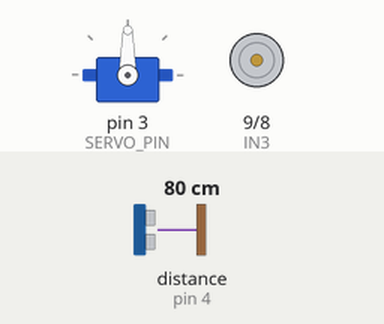
This sketch was run on a simulated Arduino Uno, built with avr-gcc and run on an emulated ATmega328P. Parts: servo, motor-driver pin pairs drawn as motors (green arrow = first pin HIGH = forward, orange = second pin HIGH = backward, longer = more drive, scaled by the enable pin). Inputs (shaded band) come from the test bench; at power-on: distance to the obstacle (sensor on pin 4) 80 cm. The echo pulse lasts 58.3 µs per cm; what the sketch prints to the serial monitor is not drawn.

Above: at 0.05 s.
Timing chart, 0 to 5.0 s (numbered marks = the images above):
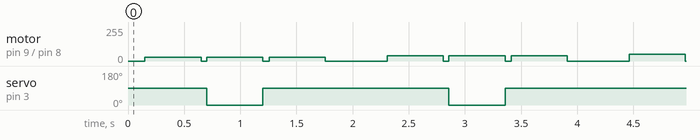

Measured:
- by itself, servo on pin 3 (SERVO_PIN): alternates 90° for 1.7 s and 0° for 0.50 s, 30 changes in all, then stays 90°

The sketch:

MotorThresholdMapping.ino
```cpp
#include <Servo.h>
#include <NewPing.h>

// Left Motor Pins
#define ENB 10  // Left motor speed
#define IN3 9   // Left motor direction
#define IN4 8   // Left motor direction

// Sensor Pins
#define SERVO_PIN 3
#define TRIG_PIN 2
#define ECHO_PIN 4

const int MAXIMUM_DISTANCE = 200;

NewPing sonar(TRIG_PIN, ECHO_PIN, MAXIMUM_DISTANCE);
Servo servo_motor;

void setup() {
  Serial.begin(9600);

  // Motor Pin Setup
  pinMode(ENB, OUTPUT);
  pinMode(IN3, OUTPUT);
  pinMode(IN4, OUTPUT);

  // Servo Setup
  servo_motor.attach(SERVO_PIN);
  servo_motor.write(90);  // Center position

  Serial.println("MOTOR THRESHOLD MAPPING TEST");
  Serial.println("Speed | No Load | With Servo | With Sensor");
}

void testMotorThreshold(int speed) {
  // Reset motor state
  digitalWrite(IN3, LOW);
  digitalWrite(IN4, LOW);
  analogWrite(ENB, 0);
  delay(50);

  // Set motor direction
  digitalWrite(IN3, HIGH);
  digitalWrite(IN4, LOW);

  // Test 1: No Load
  analogWrite(ENB, speed);
  delay(500);
  bool noLoadMovement = digitalRead(IN3) == HIGH;

  // Stop motor
  digitalWrite(IN3, LOW);
  digitalWrite(IN4, LOW);
  analogWrite(ENB, 0);
  delay(50);

  // Test 2: With Servo Sweep
  servo_motor.write(0);  // Sweep servo
  digitalWrite(IN3, HIGH);
  digitalWrite(IN4, LOW);
  analogWrite(ENB, speed);
  delay(500);
  bool servoLoadMovement = digitalRead(IN3) == HIGH;
  servo_motor.write(90);  // Reset servo

  // Stop motor
  digitalWrite(IN3, LOW);
  digitalWrite(IN4, LOW);
  analogWrite(ENB, 0);
  delay(50);

  // Test 3: With Sensor Ping
  sonar.ping_cm();  // Trigger sensor
  digitalWrite(IN3, HIGH);
  digitalWrite(IN4, LOW);
  analogWrite(ENB, speed);
  delay(500);
  bool sensorLoadMovement = digitalRead(IN3) == HIGH;

  // Stop motor
  digitalWrite(IN3, LOW);
  digitalWrite(IN4, LOW);
  analogWrite(ENB, 0);

  // Log results
  Serial.print(speed);
  Serial.print("   | ");
  Serial.print(noLoadMovement ? "MOVE" : "STOP");
  Serial.print("    | ");
  Serial.print(servoLoadMovement ? "MOVE" : "STOP");
  Serial.print("      | ");
  Serial.println(sensorLoadMovement ? "MOVE" : "STOP");

  delay(500);
}

void loop() {
  // Systematic speed test with various loads
  int speeds[] = {
    30, 40, 50, 60, 70, 80, 90, 100,
    110, 120, 130, 140, 150, 200, 255
  };

  Serial.println("Speed | No Load | With Servo | With Sensor");
  Serial.println("------|---------|------------|------------");

  for (int i = 0; i < 15; i++) {
    testMotorThreshold(speeds[i]);
  }

  // Prevent repeated tests
  while(1) {
    delay(10000);
  }
}
```
